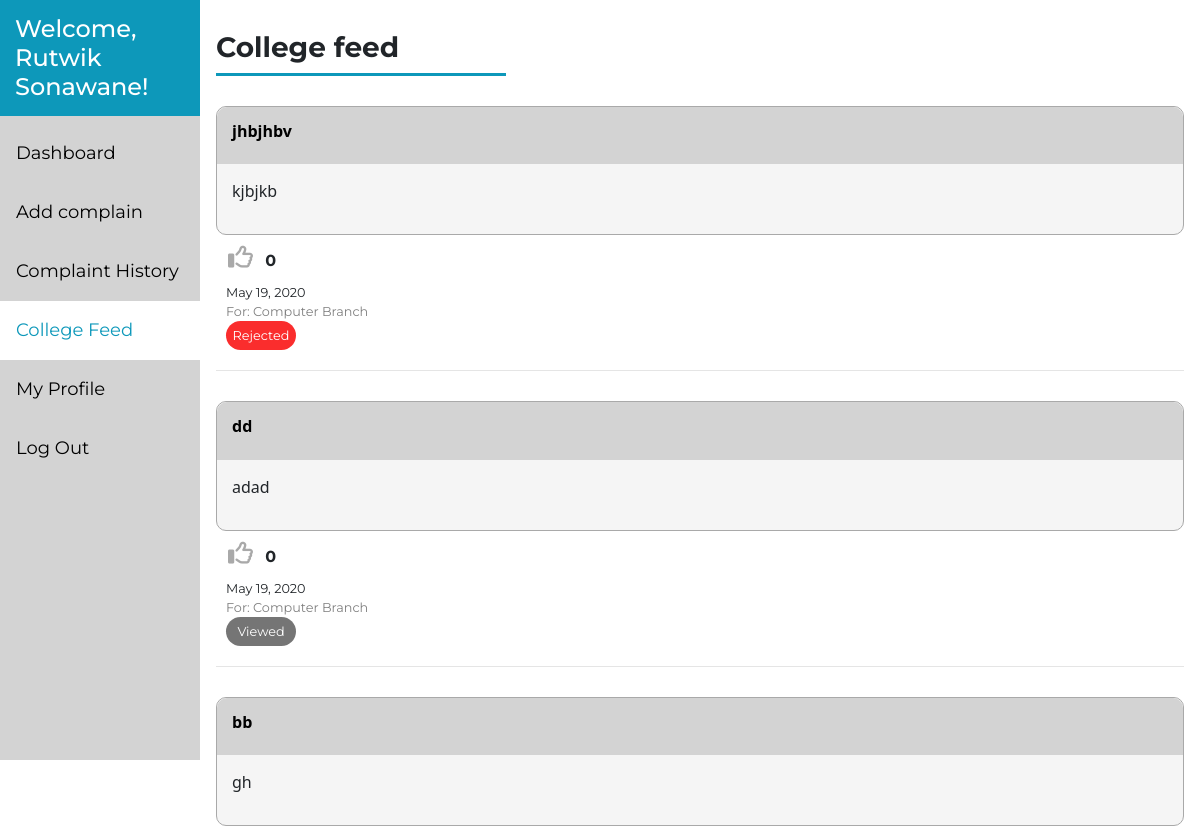
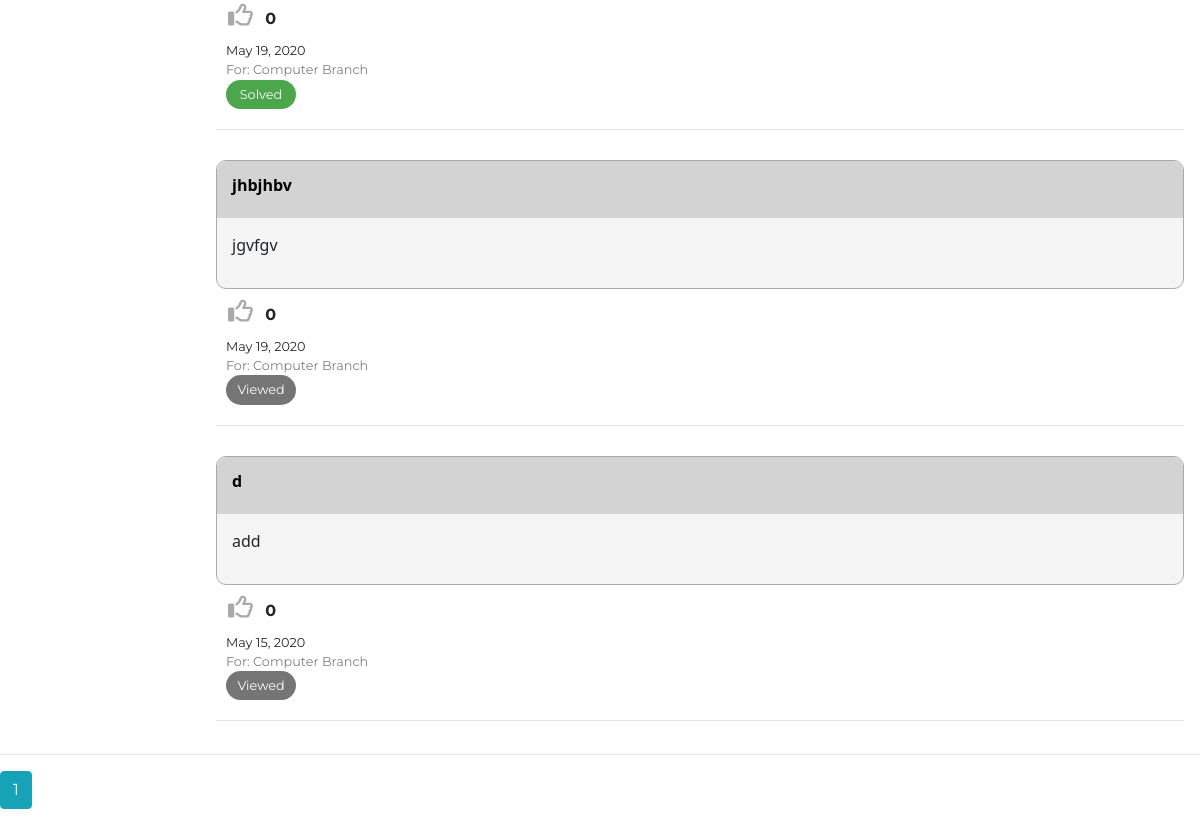
The page /student/complain/collegefeed/ (signed in) on the database as committed earlier (2 pictures, top to bottom).
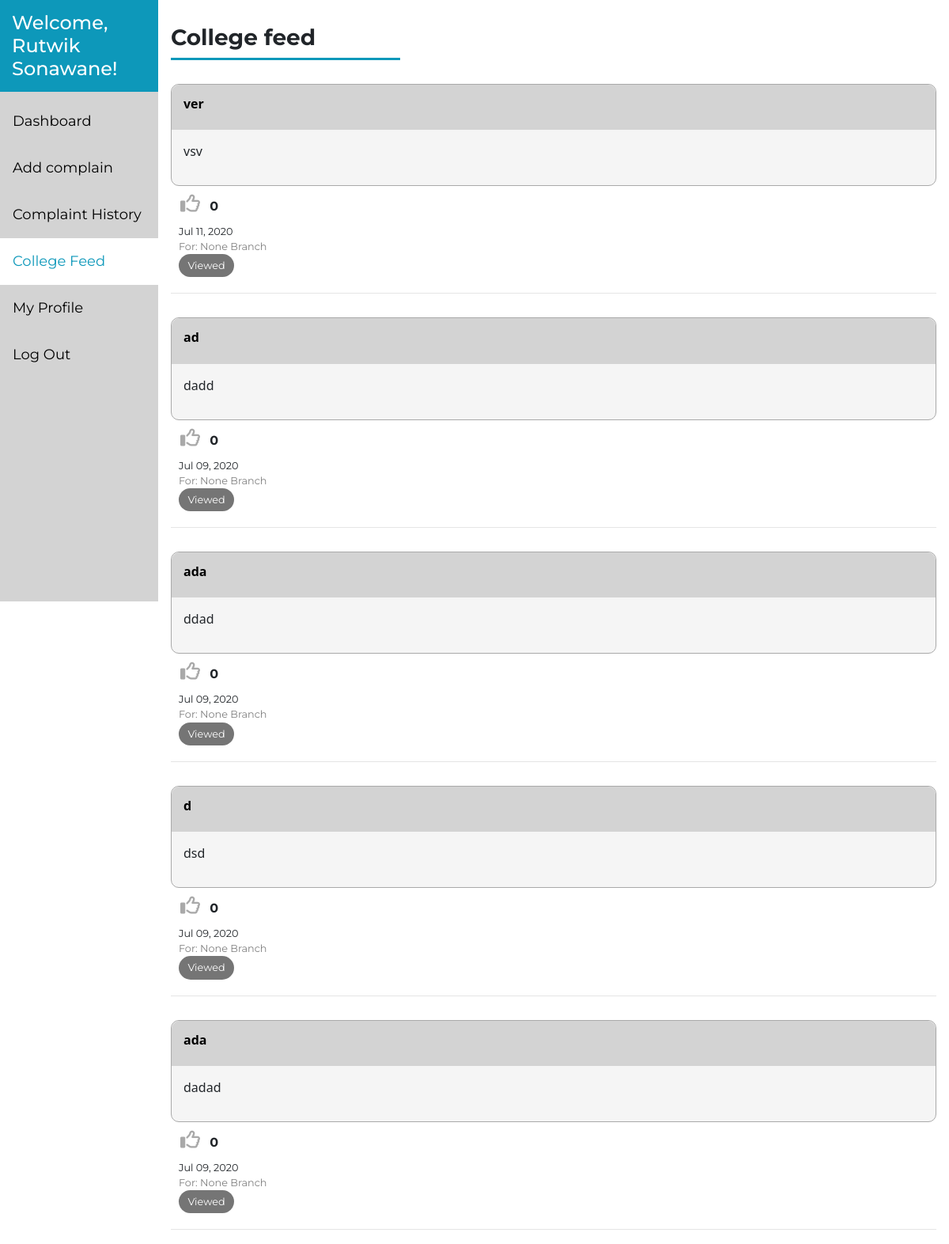
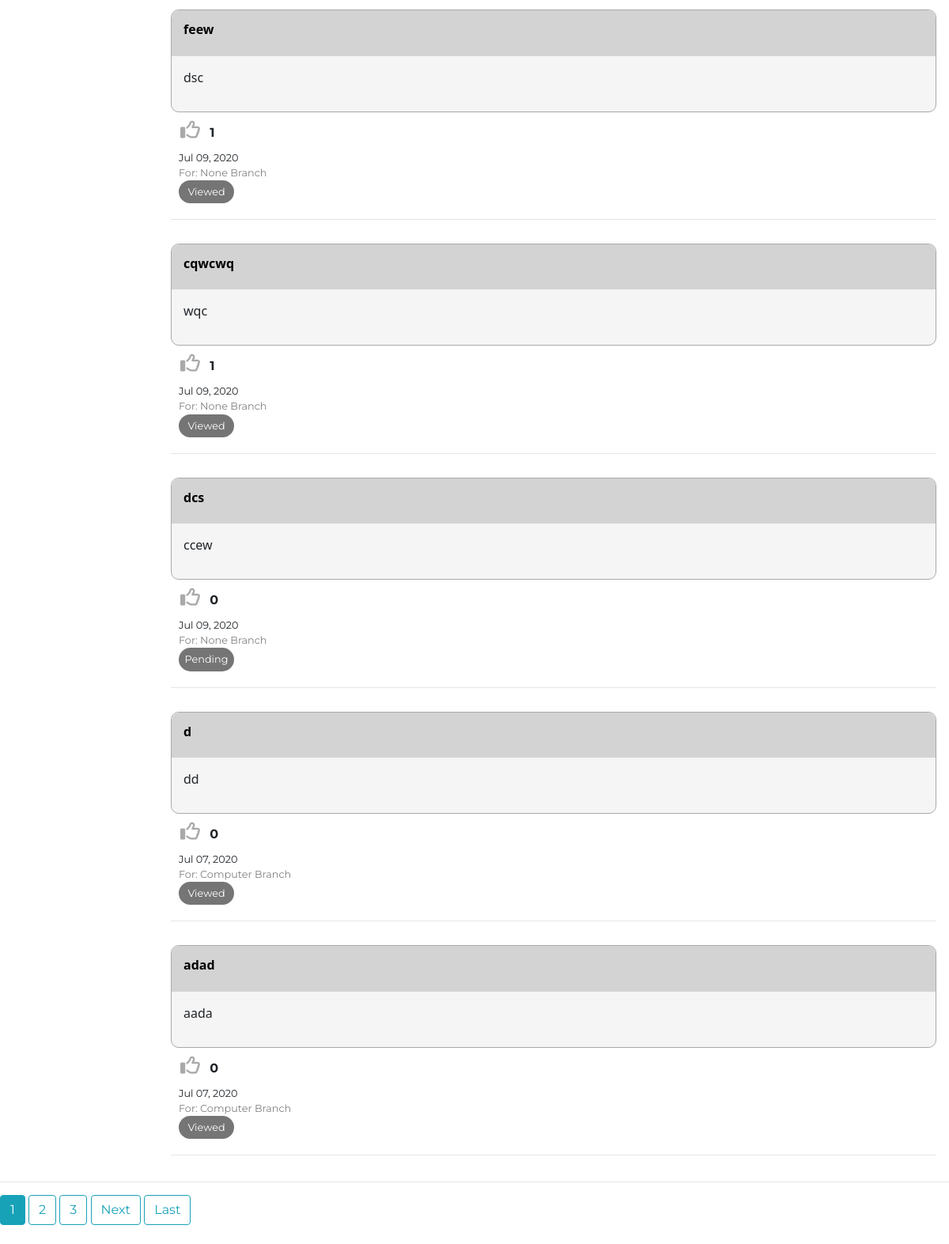
The same page on the database as committed later (2 pictures, top to bottom).
### grievance/models.py (models this page shows, shortened)
class Complain(models.Model):
    college_choices=(
        ('DJ Sanghvi College of Engineering','DJ Sanghvi College of Engineering'),
        ('KJ Somaiya College of Engineering','KJ Somaiya College of Engineering'),
        ('Thadomal Sahani College of Engineering','Thadomal Sahani College of Engineering'),
        ('Thakur College of Engineering','Thakur College of Engineering'),
        ('Atharva College of Engineering','Atharva College of Engineering'),
        ('Sardar Patel College of Engineering','Sardar Patel College of Engineering'),
        ('VJTI College of Engineering','VJTI College of Engineering'),
    )
    branch_choices=(
        ('Computer','Computer'),
        ('IT','IT'),
        ('EXTC','EXTC'),
        ('ELEX','ELEX'),
        ('Chemical','Chemical'),
        ('Production','Production'),
        ('Bio Med','Bio Med')
    )
    status_choices = {
        ('Pending', 'Pending'),
        ('In Progress', 'In Progress'),
        ('Viewed', 'Viewed'),
        ('Solved', 'Solved'),
        ('Rejected', 'Rejected')
    }
    related_to_choices={
        ('Management', 'Management'),
        ('Faculty', 'Faculty'),
        ('Security', 'Security'),
        ('Library', 'Library'),
        ('Canteen', 'Canteen')
    }
    complain_heading=models.CharField(max_length=300,default='')
    complain_content=models.TextField()
    receiver=models.ForeignKey(Admin,on_delete=models.CASCADE, null = True)
    sender=models.ForeignKey(Student,on_delete=models.CASCADE, null = True)
    college=models.CharField(max_length=300,default='',choices=college_choices)
    branch=models.CharField(max_length=300,blank='true', null='true',choices=branch_choices)
    date_posted =models.DateTimeField(default=timezone.now, null = True)
    date_resolved = models.CharField(default='', max_length = 40, null = True)
    status = models.CharField(choices = status_choices, default='Pending', max_length = 20)
    response = models.TextField(default='')
    related_to = models.CharField(choices = related_to_choices, default='', max_length = 20, verbose_name = 'Complain Related to')
    transfer = models.BooleanField(default=False)
    likes=models.ManyToManyField(User,related_name='complain')
    def total_likes(self):
        return self.likes.count()
    class Meta:
        ordering=['-date_posted']

### grievance/decorators.py (the view)
    def wrapper_func(request, *args, **kwargs):
        profile = Student.objects.filter(user = request.user).count()
        if profile == 0:
            return redirect('studentProfile')
        else:
            return view_func(request, *args, **kwargs)

### grievance/templates/grievance/collegefeed.html (shortened to what this page needs)
{% extends 'grievance/base.html' %}
{% load crispy_forms_tags %}
{% block content %}
{% include 'grievance/studentsidebar.html' %}
<div class="content">
  <h3  style="font-weight: bold;;margin-top: 30px;" class="">College feed</h3>
    <div style="border-bottom: 3px solid #0D98BA;width:30%;;margin-bottom: 20px;" class=""></div>
    {% if complains %}
    {% for p in complains %}
    <div style="margin-bottom: 20px;margin-top: 30px;;" class="" >
    <div class="card-feed">
      <div style="background-color: lightgray;padding: 15px;border-top-left-radius: 10px;border-top-right-radius: 10px;">
      <h6 style="font-weight: bold;;color: black;font-family: 'Segoe UI', Tahoma, Geneva, Verdana, sans-serif;">{{p.complain_heading}}</h6>
      </div>
      <p style="padding: 15px;font-family: 'Segoe UI', Tahoma, Geneva, Verdana, sans-serif;">{{p.complain_content}}</p>
    </div>
    <div style="margin: 10px;margin-left: 12px;">
    <span id="button{{p.id}}">
      {% if user in p.likes.all %}
      <a id="likebutton"   name="cid" value="{{p.id}}"  href={% url 'likecomplain' %} style="margin-right: 8px;font-size: 25px;" ><i class="fas fa-thumbs-up" style="color: #0D98BA;"></i></a>
      {% else %}
      <a id="likebutton"  name="cid" value="{{p.id}}"  href={% url 'likecomplain' %} style="margin-right: 8px;font-size: 25px;" ><i class="far fa-thumbs-up" style="color: darkgray;"></i></a>
      {% endif %}
      <span  style="font-weight: bold;">{{p.total_likes}}</span></span>
    </div>
    <div style="margin-left: 10px;" >
      <small style="">{{p.date_posted|date:"M d, Y"}}</small><br>
      <small style="color: gray;">For: {{p.branch}} Branch</small>
  <small>
      {% if p.status == 'Solved' %}
      <p style="color: white;border-radius: 15px;background-color:rgb(0, 128, 0,0.7) ;width: 70px;text-align: center;padding: 5px;" >{{p.status}}</p>
      {% elif p.status == 'Rejected' %}
      <p style="color: white;padding: 5px;border-radius: 15px;background-color:rgba(250, 10, 10, 0.856) ;width: 70px;text-align: center;" >{{p.status}}</p>
      {% elif p.status == 'In Progress' %}
      <p style="color: white;padding:5px;text-align: center;border-radius: 15px;background-color:rgba(250, 186, 10, 0.856) ;width: 85px;" >{{p.status}}</p>
      {% else %}
      <p style="color: white;padding:5px;text-align: center;border-radius: 15px;background-color:rgba(94, 94, 94, 0.856);width: 70px;" >{{p.status}}</p>
      {% endif %}
    </small>
  </div>
  </div>
  <hr>
    {% endfor %}
    {% else %}
    <p style="font-style: italic;">No complains to display</p>
    {% endif %}
</div>
<hr>
    {% for num in complains.paginator.page_range %}
      {% if complains.number == num %}
        <a class='btn btn-info mb-4' href="?page={{ num }}">{{num}}</a>
      {% elif num > complains.number|add:'-3' and num < complains.number|add:'3' %}
        <a class='btn btn-outline-info mb-4' href="?page={{ num }}">{{ num }}</a>
      {% endif %}
    {% endfor %}
    {% if complains %}
    {% if complains.has_next %}
    <a class='btn btn-outline-info mb-4' href="?page={{ complains.next_page_number }}">Next</a>
    <a class='btn btn-outline-info mb-4' href="?page={{ complains.paginator.num_pages }}">Last</a>
    {% endif %}
    {% else %}
    <p style="font-style: italic;">No complains to display</p>
    {% endif %}
{% endblock content %}

Rows that differ between the two databases and show on the page:
no longer on this page (row edited): Complain: complain_heading "jhbjhbv", complain_content "kjbjkb", total_likes "0", date_posted "May 19, 2020", branch "Computer", status "Rejected"
no longer on this page (row edited): Complain: complain_heading "dd", complain_content "adad", total_likes "0", date_posted "May 19, 2020", branch "Computer", status "Viewed"
no longer on this page (row edited): Complain: complain_heading "bb", complain_content "gh", total_likes "0", date_posted "May 19, 2020", branch "Computer", status "Solved"
no longer on this page (row edited): Complain: complain_heading "jhbjhbv", complain_content "jgvfgv", total_likes "0", date_posted "May 19, 2020", branch "Computer", status "Viewed"
no longer on this page (row edited): Complain: complain_heading "d", complain_content "add", total_likes "0", date_posted "May 15, 2020", branch "Computer", status "Viewed"
added Complain: complain_heading "ver", complain_content "vsv", total_likes "0", date_posted "Jul 11, 2020", branch "None", status "Viewed"
added Complain: complain_heading "ad", complain_content "dadd", total_likes "0", date_posted "Jul 09, 2020", branch "None", status "Viewed"
added Complain: complain_heading "ada", complain_content "ddad", total_likes "0", date_posted "Jul 09, 2020", branch "None", status "Viewed"
added Complain: complain_heading "d", complain_content "dsd", total_likes "0", date_posted "Jul 09, 2020", branch "None", status "Viewed"
added Complain: complain_heading "ada", complain_content "dadad", total_likes "0", date_posted "Jul 09, 2020", branch "None", status "Viewed"
added Complain: complain_heading "feew", complain_content "dsc", total_likes "1", date_posted "Jul 09, 2020", branch "None", status "Viewed"
added Complain: complain_heading "cqwcwq", complain_content "wqc", total_likes "1", date_posted "Jul 09, 2020", branch "None", status "Viewed"
added Complain: complain_heading "dcs", complain_content "ccew", total_likes "0", date_posted "Jul 09, 2020", branch "None", status "Pending"
added Complain: complain_heading "d", complain_content "dd", total_likes "0", date_posted "Jul 07, 2020", branch "Computer", status "Viewed"
added Complain: complain_heading "adad", complain_content "aada", total_likes "0", date_posted "Jul 07, 2020", branch "Computer", status "Viewed"
Other text that changed with them:
new list line: "2"
new list line: "3"
text now shown: "Next Last"
